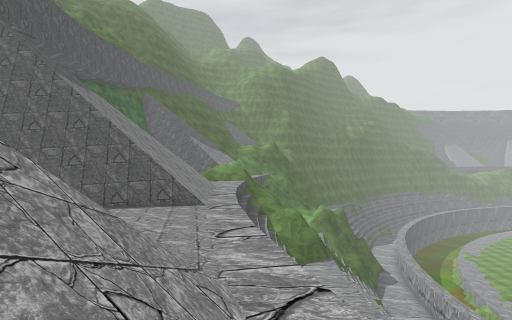
[1] (above)

18 first-person views from a walk through a Unity game level. The camera is 1.2 m above the floor, looks level and sees 75° across. The floor is counted in squares, 1.6 m on a side. Each view is taken from the middle of a square. On the plan, view 1 faces up. The plan holds only what a view shows up to about 11 squares ahead; the rest is blank. The place goes on beyond the plan. The player is left out. Some surface patterns are stand-ins.

[2]
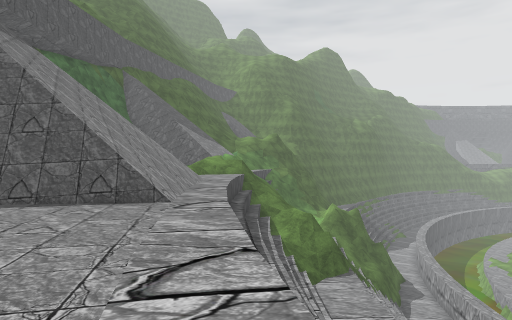

[3]
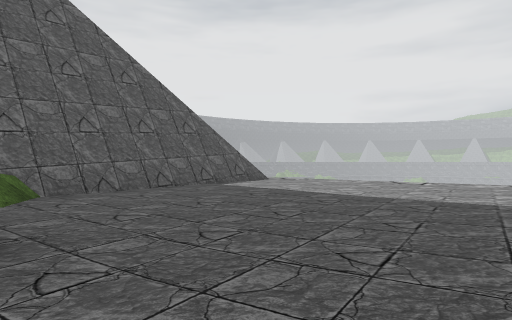

[4]
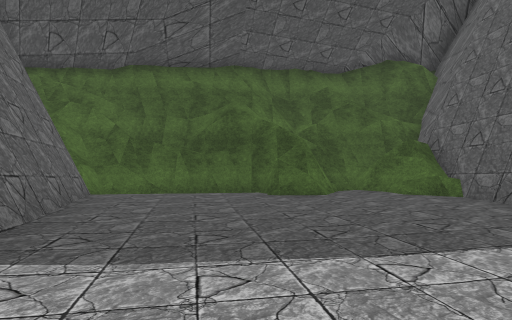

[5]
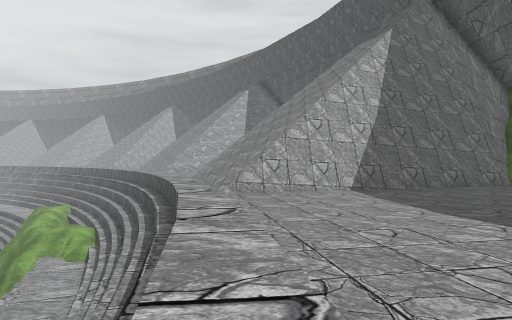

[6]
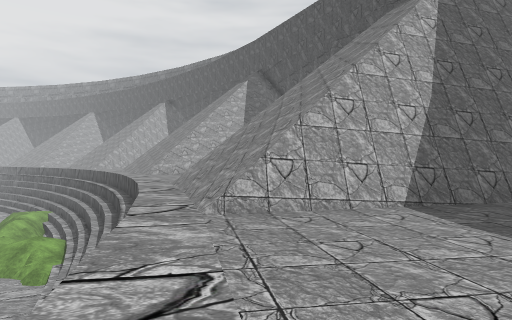

[7]
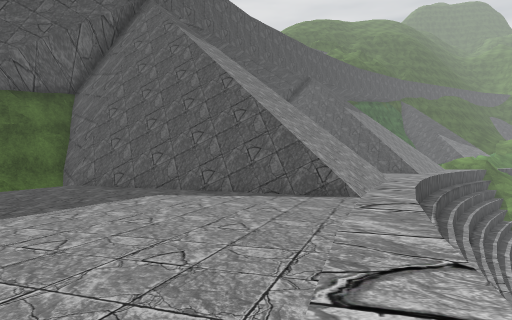

[8]
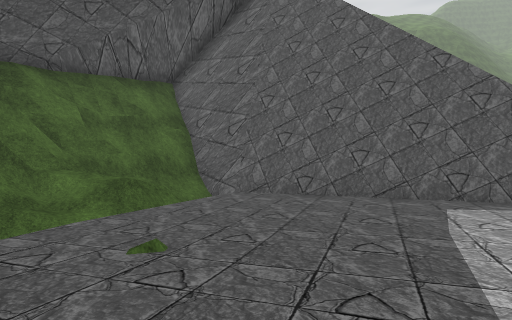

[9]
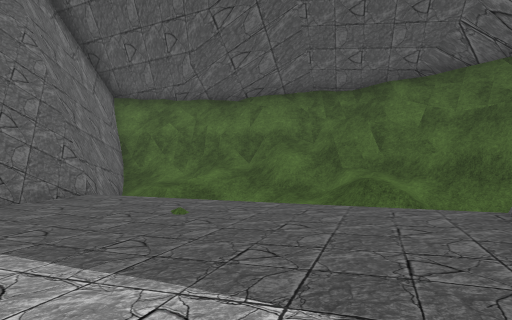

[10]
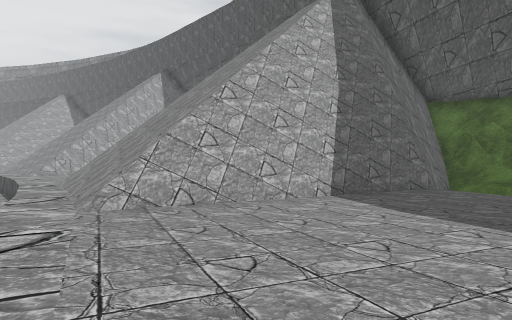

[11]
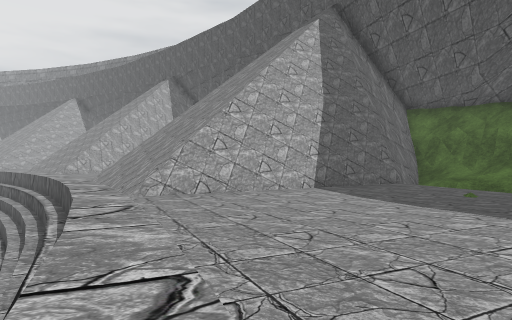

[12]
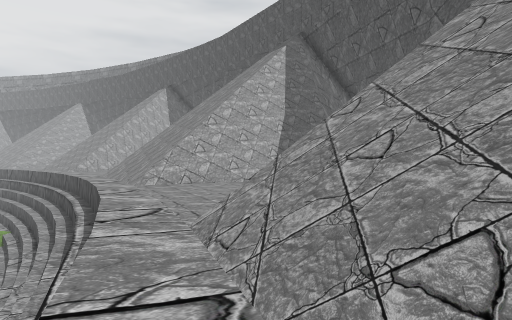

[13]
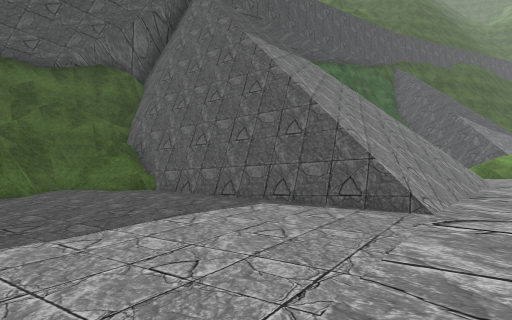

[14]
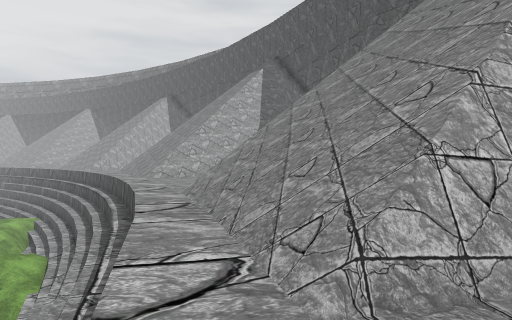

[15]
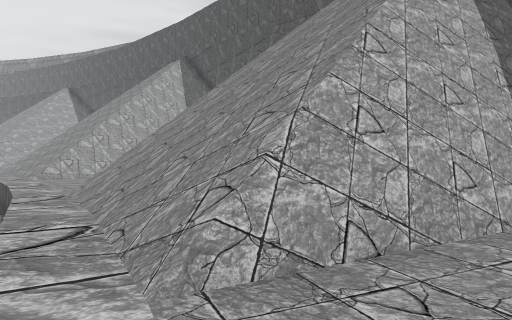

[16]
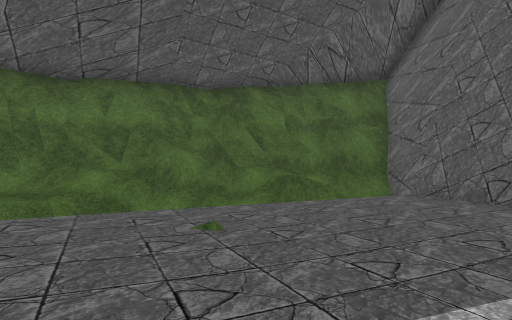

[17]
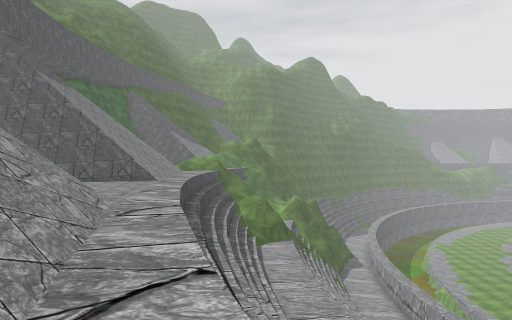

[18]
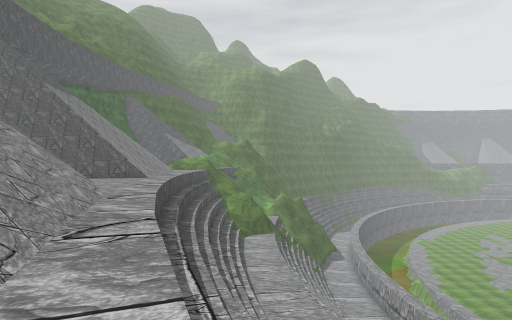

### Floor plan
Key: @ floor where view 1 was taken; # wall or solid block; . main floor; - floor 0.5 m lower than the main floor; / step, stairs or slope; = window, fence, low wall or low ledge; ^ raised ledge; v drop or lower ground.
Columns run from 12 left of view 1 to 9 right of it. Each row starts with its distance up from view 1.
 16          //
 15       v////v vvvv
 14     v//////vvvvvv
 13     ///////vvvv
 12    v///////.^vv
 11    vvvv////.vv
 10   #######v .vv
  9 ###=#=......vvvvvv
  8 ####........v^vvvv
  7  ###........v^vvvv
  6   ##........v=vvvv
  5   #--........vvv
  4   #..........vvv
  3   #/.....###/v=v
  2   ##..#####//v=vv
  1   #####=v////.^vvvvv
  0       vv////@.v=vvvv
 -1 #      ///////v=v
 -2 ##    ////////.vvvvv
 -3 #     vvvvvv#/.v=vvv
 -4   ##  v=^###....vvvv
 -5   #######.......v=vvv
 -6  ##//##..........vvvv
 -7  ##////..........v=v
 -8   ==///...........vvv
 -9   ^#=///--......=.v=vv
-10   =v=///-.....##//.vvv
-11   =^/////....##////vvv
-12    #==////.####////.vv
-13    ##==./##^=v//////.v
-14     ##=/## vv////////v
-15      ##=#  v//////v /.
-16       ###     vv

Positions as (right, up) in squares from view 1, and headings:
1: (0, 0), facing up
2: (0, 4), facing up
3: (-9, 3), facing up-right
4: (-1, 5), facing left
5: (-1, 11), facing down
6: (-1, 8), facing down
7: (5, -9), facing up-left
8: (0, -11), facing up-left
9: (0, -5), facing down-left
10: (2, -4), facing down
11: (2, -2), facing down
12: (1, 1), facing down
13: (0, 5), facing up-left
14: (0, 5), facing down
15: (4, -7), facing down
16: (1, -9), facing left
17: (2, -2), facing up
18: (3, -4), facing up
